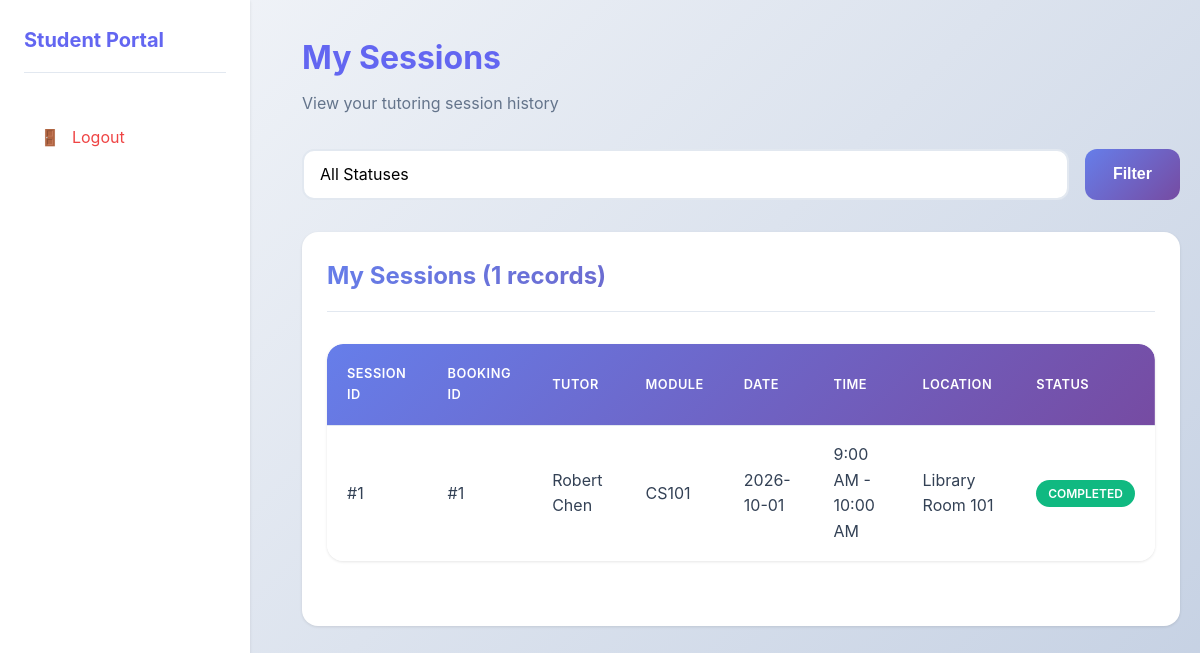
The page /student/sessions.php (signed in) on the database its author committed.
### tables this page shows
CREATE TABLE sessions (
    session_id INT AUTO_INCREMENT PRIMARY KEY,
    booking_id INT NOT NULL,
    session_date DATE NOT NULL,
    start_time TIME NOT NULL,
    end_time TIME NOT NULL,
    location VARCHAR(100),
    status ENUM('scheduled', 'completed', 'cancelled') DEFAULT 'scheduled',
    created_at TIMESTAMP DEFAULT CURRENT_TIMESTAMP,
    FOREIGN KEY (booking_id) REFERENCES bookings(booking_id) ON DELETE CASCADE
);

CREATE TABLE bookings (
    booking_id INT AUTO_INCREMENT PRIMARY KEY,
    student_id INT NOT NULL,
    tutor_id INT NOT NULL,
    module_id INT NOT NULL,
    slot_id INT,
    booking_date TIMESTAMP DEFAULT CURRENT_TIMESTAMP,
    status ENUM('pending', 'confirmed', 'completed', 'cancelled') DEFAULT 'pending',
    reason TEXT,
    created_at TIMESTAMP DEFAULT CURRENT_TIMESTAMP,
    FOREIGN KEY (student_id) REFERENCES students(student_id) ON DELETE CASCADE,
    FOREIGN KEY (tutor_id) REFERENCES tutors(tutor_id) ON DELETE CASCADE,
    FOREIGN KEY (module_id) REFERENCES modules(module_id) ON DELETE CASCADE,
    FOREIGN KEY (slot_id) REFERENCES available_slots(slot_id) ON DELETE SET NULL
);

CREATE TABLE tutors (
    tutor_id INT AUTO_INCREMENT PRIMARY KEY,
    tutor_number VARCHAR(20) NOT NULL UNIQUE,
    first_name VARCHAR(50) NOT NULL,
    last_name VARCHAR(50) NOT NULL,
    email VARCHAR(100) NOT NULL UNIQUE,
    password VARCHAR(255) NOT NULL,
    phone VARCHAR(20),
    status ENUM('active', 'inactive') DEFAULT 'active',
    created_at TIMESTAMP DEFAULT CURRENT_TIMESTAMP
);

CREATE TABLE modules (
    module_id INT AUTO_INCREMENT PRIMARY KEY,
    module_code VARCHAR(20) NOT NULL UNIQUE,
    module_name VARCHAR(100) NOT NULL,
    program_id INT NOT NULL,
    created_at TIMESTAMP DEFAULT CURRENT_TIMESTAMP,
    FOREIGN KEY (program_id) REFERENCES programs(program_id) ON DELETE CASCADE
);

### includes/functions.php (called while the page is built, shortened)
<?php
function formatDate($date, $format = 'Y-m-d') {
    return date($format, strtotime($date));
}
function getSessionStatusBadge($status) {
    $badges = [
        'scheduled' => 'badge-primary',
        'completed' => 'badge-success',
        'cancelled' => 'badge-danger'
    ];
    return $badges[$status] ?? 'badge-secondary';
}
?>

### student/sessions.php (the view, shortened to what this page needs)
<?php
require_once '../config/database.php';
require_once '../includes/functions.php';
$student_id = getCurrentUserId();
$query = "
    SELECT s.*, b.booking_id, t.first_name as tutor_name, t.last_name as tutor_last_name,
    m.module_code, m.module_name
    FROM sessions s
    JOIN bookings b ON s.booking_id = b.booking_id
    JOIN tutors t ON b.tutor_id = t.tutor_id
    JOIN modules m ON b.module_id = m.module_id
    WHERE b.student_id = ?
";
$params = [$student_id];
$query .= " ORDER BY s.session_date DESC, s.start_time DESC";
$stmt = $pdo->prepare($query);
$stmt->execute($params);
$sessions = $stmt->fetchAll();
?>
<!DOCTYPE html>
<html lang="en">
<head>
    <link rel="stylesheet" href="../assets/css/style.css">
</head>
<body>
    <div class="dashboard-layout">
        <?php include '../includes/sidebar.php'; ?>
        <div class="main-content">
            <div class="container-fluid">
                <div class="page-header">
                    <h1>My Sessions</h1>
                    <p>View your tutoring session history</p>
                </div>
                <div class="filter-bar">
                    <form method="GET" action="" style="display: flex; gap: 1rem; width: 100%;">
                        <div class="filter-group">
                            <select name="status" class="form-control">
                                <option value="">All Statuses</option>
                            </select>
                        </div>
                        <button type="submit" class="btn btn-primary">Filter</button>
                    </form>
                </div>
                <div class="card">
                    <div class="card-header">
                        <h2>My Sessions (<?php echo count($sessions); ?> records)</h2>
                    </div>
                    <div class="card-body">
                        <?php if (empty($sessions)): ?>
                            <p>No sessions found.</p>
                            <a href="find_tutor.php" class="btn btn-primary">Find a Tutor</a>
                        <?php else: ?>
                            <div class="table-responsive">
                                <table>
                                    <thead>
                                        <tr>
                                            <th>Session ID</th>
                                            <th>Booking ID</th>
                                            <th>Tutor</th>
                                            <th>Module</th>
                                            <th>Date</th>
                                            <th>Time</th>
                                            <th>Location</th>
                                            <th>Status</th>
                                        </tr>
                                    </thead>
                                    <tbody>
                                        <?php foreach ($sessions as $session): ?>
                                        <tr>
                                            <td>#<?php echo $session['session_id']; ?></td>
                                            <td>#<?php echo $session['booking_id']; ?></td>
                                            <td><?php echo htmlspecialchars($session['tutor_name'] . ' ' . $session['tutor_last_name']); ?></td>
                                            <td><?php echo htmlspecialchars($session['module_code']); ?></td>
                                            <td><?php echo formatDate($session['session_date']); ?></td>
                                            <td><?php echo date('g:i A', strtotime($session['start_time'])) . ' - ' . date('g:i A', strtotime($session['end_time'])); ?></td>
                                            <td><?php echo htmlspecialchars($session['location'] ?? 'TBD'); ?></td>
                                            <td><span class="badge <?php echo getSessionStatusBadge($session['status']); ?>"><?php echo ucfirst($session['status']); ?></span></td>
                                        </tr>
                                        <?php endforeach; ?>
                                    </tbody>
                                </table>
                            </div>
                        <?php endif; ?>
                    </div>
                </div>
            </div>
        </div>
    </div>
</body>
</html>

### assets/css/style.css (style rules this page uses)
:root { --primary-color: #6366f1; --primary-dark: #4f46e5; --primary-light: #818cf8; --secondary-color: #8b5cf6; --success-color: #10b981; --danger-color: #ef4444; --warning-color: #f59e0b; --info-color: #06b6d4; --light-color: #f8fafc; --dark-color: #1e293b; --border-color: #e2e8f0; --text-color: #334155; --text-muted: #64748b; --white: #ffffff; --shadow: 0 1px 3px rgba(0, 0, 0, 0.1); --shadow-lg: 0 10px 25px rgba(0, 0, 0, 0.15); --shadow-xl: 0 20px 40px rgba(0, 0, 0, 0.2); --radius: 12px; --radius-lg: 16px; --gradient-primary: linear-gradient(135deg, #667eea 0%, #764ba2 100%); --gradient-secondary: linear-gradient(135deg, #f093fb 0%, #f5576c 100%); --gradient-success: linear-gradient(135deg, #4facfe 0%, #00f2fe 100%); }
* { margin: 0; padding: 0; box-sizing: border-box; }
body { font-family: -apple-system, BlinkMacSystemFont, 'Segoe UI', Roboto, 'Helvetica Neue', Arial, sans-serif; line-height: 1.6; color: var(--text-color); background: linear-gradient(135deg, #f5f7fa 0%, #c3cfe2 100%); min-height: 100vh; display: flex; flex-direction: column; }
html { scroll-behavior: smooth; }
.container-fluid { width: 100%; padding: 0 20px; }
.btn { display: inline-block; padding: 0.85rem 1.75rem; border: none; border-radius: var(--radius); font-size: 1rem; font-weight: 600; text-decoration: none; cursor: pointer; transition: all 0.3s ease; text-align: center; position: relative; overflow: hidden; transform: translateY(0); }
.btn::before { content: ''; position: absolute; top: 50%; left: 50%; width: 0; height: 0; border-radius: 50%; background: rgba(255, 255, 255, 0.3); transform: translate(-50%, -50%); transition: width 0.6s, height 0.6s; }
.btn-primary { background: var(--gradient-primary); color: var(--white); }
.card { background: var(--white); border-radius: var(--radius-lg); box-shadow: var(--shadow); padding: 1.5rem; margin-bottom: 1.5rem; transition: all 0.3s ease; border: 1px solid transparent; }
.card-header { border-bottom: 1px solid var(--border-color); padding-bottom: 1rem; margin-bottom: 1rem; }
.card-header h2, .card-header h3 { background: var(--gradient-primary); -webkit-background-clip: text; -webkit-text-fill-color: transparent; background-clip: text; margin: 0; }
.card-body { padding: 1rem 0; }
.form-control { width: 100%; padding: 0.85rem 1rem; border: 2px solid var(--border-color); border-radius: var(--radius); font-size: 1rem; font-family: inherit; transition: all 0.3s ease; background: var(--white); }
select.form-control { cursor: pointer; appearance: none; background-repeat: no-repeat; background-position: right 1rem center; background-size: 1.5rem; padding-right: 3rem; }
.table-responsive { overflow-x: auto; margin-bottom: 1.5rem; border-radius: var(--radius-lg); box-shadow: var(--shadow); }
table { width: 100%; border-collapse: separate; border-spacing: 0; background-color: var(--white); border-radius: var(--radius-lg); overflow: hidden; }
table thead { background: var(--gradient-primary); color: var(--white); }
table th, table td { padding: 1rem 1.25rem; text-align: left; border-bottom: 1px solid var(--border-color); transition: background-color 0.3s ease; }
table th { font-weight: 600; text-transform: uppercase; font-size: 0.8rem; letter-spacing: 0.5px; padding: 1.25rem; }
table tbody tr { transition: all 0.3s ease; }
table tbody tr:last-child td { border-bottom: none; }
.badge { display: inline-block; padding: 0.25rem 0.75rem; border-radius: 9999px; font-size: 0.75rem; font-weight: 600; text-transform: uppercase; }
.badge-success { background-color: var(--success-color); color: var(--white); }
.dashboard-layout { display: grid; grid-template-columns: 250px 1fr; gap: 2rem; min-height: calc(100vh - 70px); }
.main-content { padding: 2rem 0; }
.page-header { margin-bottom: 2rem; }
.page-header h1 { color: var(--primary-color); margin-bottom: 0.5rem; }
.page-header p { color: var(--text-muted); }
.filter-bar { display: flex; gap: 1rem; margin-bottom: 2rem; flex-wrap: wrap; align-items: flex-end; }
.filter-group { flex: 1; min-width: 200px; }

### rows shown on the page
sessions: session_id "1", booking.booking_id "1", tutors.first_name+last_name "Robert Chen", modules.module_code "CS101", session_date "2026-10-01", start_time "9:00 AM", end_time "10:00 AM", location "Library Room 101", status "COMPLETED"

### other values the page prints
getCurrentUserRole() "Student"
count($sessions) "1"
